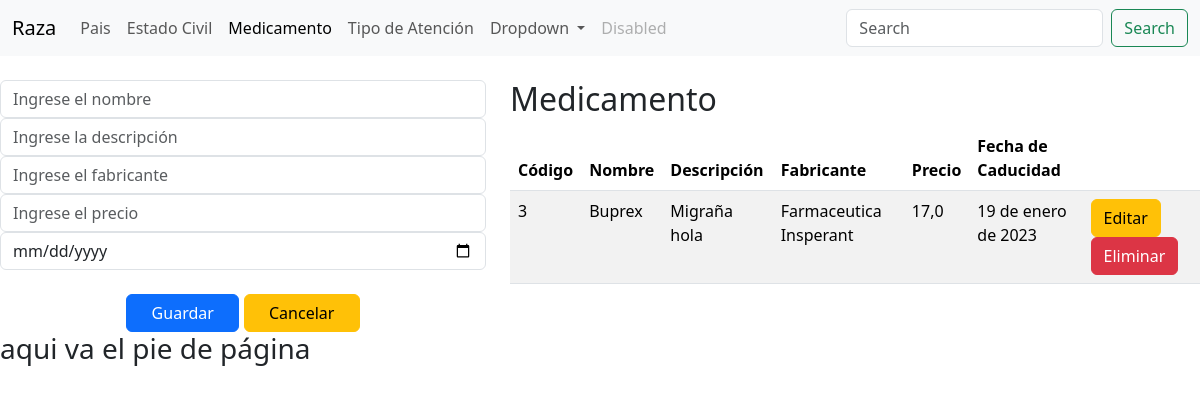
The app's page /medicamento/ with its own data.
### Aplicaciones/Registro/models.py (models this page shows)
class Medicamento(models.Model):
    codigo_me_va=models.AutoField(primary_key=True)
    nombre_me_va=models.CharField(max_length=50)
    descripcion_me_va=models.CharField(max_length=150)
    fabricante_va=models.CharField(max_length=150)
    precio_va=models.CharField(max_length=50)
    fecha_caducidad_va=models.DateField()

### Aplicaciones/Registro/views.py (the view)
# urls.py: path('medicamento/', views.medicamento, name='medicamento'),
def medicamento(request):
    medicamentos = Medicamento.objects.all()
    return render(request, 'medicamento.html', {'medicamentos': medicamentos, 'navbar': 'medicamento'})

### Aplicaciones/Registro/templates/medicamento.html (shortened to what this page needs)
{% extends "./plantilla.html" %}
{% block contenido %}
<div class="row">
   <div class="col-md-5">
     <form class="" action="/guardarMedicamento/" method="post">
         <input type="text" name="nombre_me_va" value="" id="nombre_me_va" placeholder="Ingrese el nombre" class="form-control" required>
         <input type="text" name="descripcion_me_va" value="" id="descripcion_me_va" placeholder="Ingrese la descripción" class="form-control" required>
         <input type="text" name="fabricante_va" value="" id="fabricante_va" placeholder="Ingrese el fabricante" class="form-control" required>
          <input type="text" name="precio_va" value="" id="precio_va" placeholder="Ingrese el precio" class="form-control" required>
          <input type="date" name="fecha_caducidad_va" value="" id="fecha_caducidad_va" placeholder="Ingrese la fecha de caducidad" class="form-control" required>
          <br>
          <center>
            <button type="submit" name="button" class="btn btn-primary">&nbsp;&nbsp;&nbsp;Guardar&nbsp;&nbsp;&nbsp;</button>
            <button type="reset" name="button" class="btn btn-warning">&nbsp;&nbsp;&nbsp;Cancelar&nbsp;&nbsp;&nbsp;</button>
          </center>
       </form>
   </div>
   <div class="col-md-7">
     <h2>Medicamento</h2>
 <table class="table table-striped">
     <thead>
         <tr>
             <th>Código</th>
             <th>Nombre</th>
             <th>Descripción</th>
             <th>Fabricante</th>
             <th>Precio</th>
             <th>Fecha de Caducidad</th>
             <th></th>
         </tr>
     </thead>
     <tbody>
         {% for medicamento in medicamentos %}
             <tr>
                 <td>{{ medicamento.codigo_me_va }}</td>
                 <td>{{ medicamento.nombre_me_va }}</td>
                 <td>{{ medicamento.descripcion_me_va }}</td>
                 <td>{{ medicamento.fabricante_va }}</td>
                 <td>{{ medicamento.precio_va }}</td>
                 <td>{{ medicamento.fecha_caducidad_va }}</td>
                 <td>
                 <a href="/editarMedicamento/{{medicamento.codigo_me_va}}" class="btn btn-warning">Editar</a>
                  <a href="javascript: void(0)" onclick="eliminarMedicamento('/eliminarMedicamento/{{medicamento.codigo_me_va}}');" class="btn btn-danger">Eliminar</a>
           </td>
             </tr>
         {% endfor %}
     </tbody>
 </table>
   </div>
</div>
{% endblock %}

### records on screen
Medicamento: codigo_me_va "3", nombre_me_va "Buprex", descripcion_me_va "Migraña hola", fabricante_va "Farmaceutica Insperant", precio_va "17,0", fecha_caducidad_va "19 de enero de 2023"
